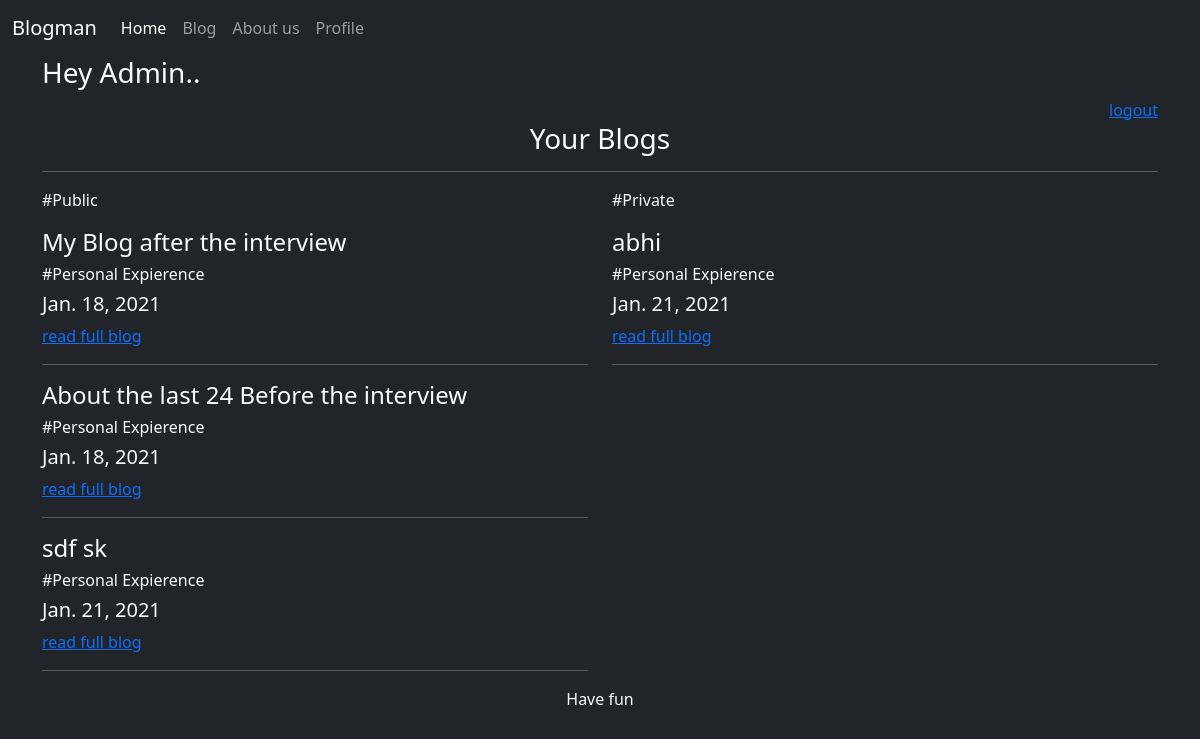
Before: /profilepage (signed in) with the older database file.
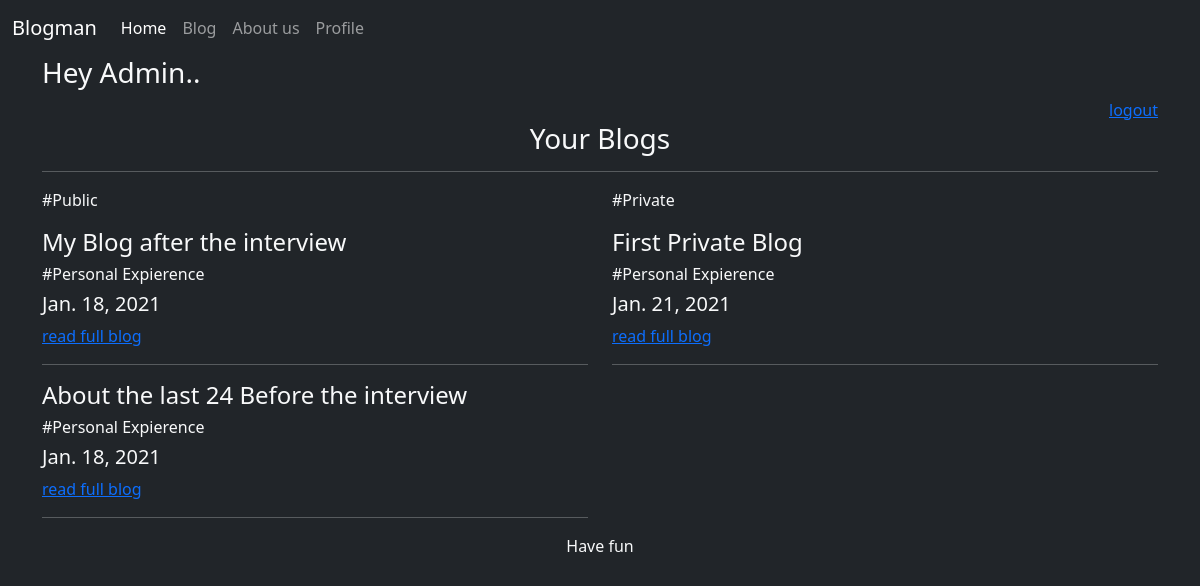
After: the same page with the newer database file.
### blogs/models.py (models this page shows, shortened)
class Blog(models.Model):
	genre_type = [
		("Science and Technology","Science and Technology"),
		("Literature","Literature"),
		("Action","Action"),
		("Personal Expierence","Personal Expierence"),
	]
	author = models.CharField(max_length=30)
	title  = models.CharField(max_length=30)
	genre  = models.CharField(max_length = 30, blank = True, null = True, choices=genre_type)
	content= models.TextField(blank = False)
	date   = models.DateField(blank= False, auto_now=True)
	private= models.BooleanField(default= False)

### blogs/views.py (the view)
# urls.py: path('profilepage',blog_views.profile,name="profile"),
@login_required
def profile(request, *agrs, **kwargs):
	obj = Blog.objects.filter(author= request.user.username)
	context={
		"Public_blogs":obj.filter(private=False),
		"Private_blogs":obj.filter(private=True)
	}
	return render(request, 'profile.html', context)

### templates/profile.html
{%extends 'Base.html'%}
{%block body%}
	<div class="container">
		<h3>Hey {{request.user|capfirst}}..</h3>
		<a style="float: right" href="/logout">logout</a>
		<br>
		<center><h3> Your Blogs </h3></center>
		<hr>
		<div class="row">
			<div class="col-sm">
				<p>#Public</p>
				{%for blog in Public_blogs%}
					<div class="my-3">
						<h4>{{blog.title}}</h4>
						<h6>#{{blog.genre}}</h6>
						<h5>{{blog.date}}</h5>
						<a href="#">read full blog</a>
						<hr>
					</div>
				{%endfor%}
			</div>
			<div class="col-sm">
				<p>#Private</p>
				{%for blog in Private_blogs%}
					<div class="my-3">
						<h4>{{blog.title}}</h4>
						<h6>#{{blog.genre}}</h6>
						<h5>{{blog.date}}</h5>
						<a href="#">read full blog</a>
						<hr>
					</div>
				{%endfor%}
			</div>
		</div>
	</div>
{%endblock body%}

### templates/Base.html (shortened to what this page needs)
<!doctype html>
<html lang="en">
  <head>
    <link href="https://cdn.jsdelivr.net/npm/bootstrap@5.0.0-beta1/dist/css/bootstrap.min.css" rel="stylesheet">
  </head>
  <body class="bg-dark text-light">
    {%block nav%}
     <nav class="navbar navbar-expand-lg navbar-dark bg-dark">
      <div class="container-fluid">
        <a class="navbar-brand " href="/">Blogman</a>
        <div class="collapse navbar-collapse " id="navbarNav">
          <ul class="navbar-nav">
            <li class="nav-item">
              <a class="nav-link active" aria-current="page" href="/">Home</a>
            </li>
            <li class="nav-item">
              <a class="nav-link" href="/blog">Blog</a>
            </li>
            <li class="nav-item">
              <a class="nav-link" href="/about">About us</a>
            </li>
            {%if request.user.is_anonymous%}
              <li class="nav-item">
                <a class="nav-link" href="/login">Login</a>
              </li>
            {%else%}
              <li class="nav-item">
                  <a class="nav-link" href="/profilepage">Profile</a>
              </li>
            {%endif%}
      </div>
        </div>
    </nav>
  {%endblock%}
{%block body%}
{%endblock%}
{%block footer%}
<div class="footer text-light bg-dark col-xs-1" align="center">Have fun</div>
{%endblock%}
  </body>
</html>

Changed rows visible on the page:
removed Blog: title "sdf sk", genre "Personal Expierence", date "Jan. 21, 2021", shown under "Your Blogs"
removed Blog: title "abhi", genre "Personal Expierence", date "Jan. 21, 2021"
added Blog: title "First Private Blog", genre "Personal Expierence", date "Jan. 21, 2021"
